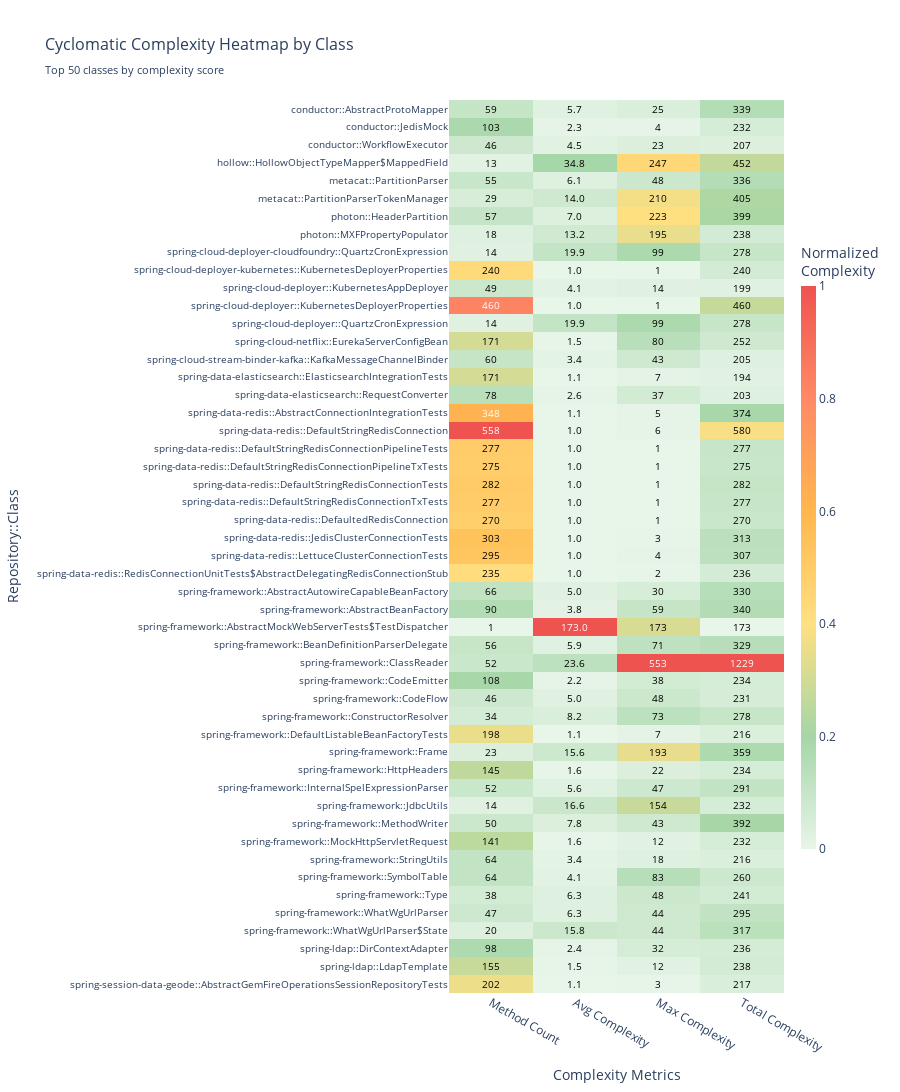

Notebook cell for this chart:
### Code cell
import pandas as pd
import warnings
import plotly.graph_objects as go
import plotly.express as px
import code_data_science.data_table as dt
import numpy as np

warnings.simplefilter("ignore")

df = dt.read_csv("../samples/cyclomatic_complexity.csv")

# Filter the data frame to only include rows where repositoryPath contains
# a term in the repository_filter (case insensitive)
if len(repository_filter) > 0:
    df = df[
        df["repositoryPath"].str.contains("|".join(repository_filter), case=False)
    ]

# Exit early if there are no records and render a plot with a message
if len(df) == 0:
    fig = go.Figure()
    fig.add_annotation(
        text="No data available for the selected repositories",
        xref="paper",
        yref="paper",
        x=0.5,
        y=0.5,
        showarrow=False,
        font=dict(size=14)
    )
    fig.update_layout(
        xaxis=dict(visible=False),
        yaxis=dict(visible=False),
        margin=dict(l=0, r=0, t=60, b=60),
        title="Cyclomatic Complexity Heatmap"
    )
    fig.show(render="plotly_mimetype")
else:
    # Aggregate complexity metrics by repository and class
    class_metrics = df.groupby(['repositoryPath', 'className']).agg({
        'complexity': ['sum', 'mean', 'max', 'count']
    }).reset_index()
    
    # Flatten column names
    class_metrics.columns = ['repository', 'className', 'total_complexity', 'avg_complexity', 'max_complexity', 'method_count']
    
    # Get short class names for display
    class_metrics['classShortName'] = class_metrics['className'].str.split('.').str[-1]
    
    # Create a score that balances total and average complexity
    class_metrics['complexity_score'] = class_metrics['total_complexity'] * 0.6 + class_metrics['avg_complexity'] * 0.4
    
    # Get top N classes by complexity score
    top_classes = class_metrics.nlargest(min(top_n_classes, len(class_metrics)), 'complexity_score')
    
    # Create pivot table for heatmap
    # We'll show different metrics as columns
    metrics_data = []
    for _, row in top_classes.iterrows():
        metrics_data.append({
            'class': f"{row['repository'].split('/')[-1]}::{row['classShortName']}",
            'metric': 'Total Complexity',
            'value': row['total_complexity']
        })
        metrics_data.append({
            'class': f"{row['repository'].split('/')[-1]}::{row['classShortName']}",
            'metric': 'Avg Complexity',
            'value': row['avg_complexity']
        })
        metrics_data.append({
            'class': f"{row['repository'].split('/')[-1]}::{row['classShortName']}",
            'metric': 'Max Complexity',
            'value': row['max_complexity']
        })
        metrics_data.append({
            'class': f"{row['repository'].split('/')[-1]}::{row['classShortName']}",
            'metric': 'Method Count',
            'value': row['method_count']
        })
    
    metrics_df = pd.DataFrame(metrics_data)
    pivot_table = metrics_df.pivot(index='class', columns='metric', values='value')
    
    # Reorder columns
    pivot_table = pivot_table[['Method Count', 'Avg Complexity', 'Max Complexity', 'Total Complexity']]
    
    # Normalize values for each metric (0-1 scale) for better color representation
    normalized_data = pivot_table.copy()
    for col in normalized_data.columns:
        col_min = normalized_data[col].min()
        col_max = normalized_data[col].max()
        if col_max > col_min:
            normalized_data[col] = (normalized_data[col] - col_min) / (col_max - col_min)
    
    # Create custom hover text
    hover_text = []
    for i in range(len(pivot_table)):
        hover_row = []
        for j, col in enumerate(pivot_table.columns):
            value = pivot_table.iloc[i, j]
            if col == 'Avg Complexity':
                hover_row.append(f"{col}: {value:.1f}")
            else:
                hover_row.append(f"{col}: {int(value)}")
        hover_text.append(hover_row)
    
    # Create the heatmap
    fig = go.Figure(data=go.Heatmap(
        z=normalized_data.values,
        x=normalized_data.columns,
        y=normalized_data.index,
        colorscale=[
            [0, '#E8F5E9'],
            [0.2, '#A5D6A7'],
            [0.4, '#FFE082'],
            [0.6, '#FFB74D'],
            [0.8, '#FF8A65'],
            [1, '#EF5350']
        ],
        colorbar=dict(
            title="Normalized<br>Complexity",
            thickness=15,
            len=0.7
        ),
        text=hover_text,
        texttemplate="",
        hovertemplate=(
            '<b>%{y}</b><br>' +
            '%{text}' +
            '<extra></extra>'
        )
    ))
    
    # Add text annotations for actual values
    annotations = []
    for i in range(len(pivot_table)):
        for j, col in enumerate(pivot_table.columns):
            value = pivot_table.iloc[i, j]
            if col == 'Avg Complexity':
                text = f"{value:.1f}"
            else:
                text = str(int(value))
            
            annotations.append(
                go.layout.Annotation(
                    text=text,
                    x=j,
                    y=i,
                    xref="x",
                    yref="y",
                    showarrow=False,
                    font=dict(
                        size=10,
                        color="black" if normalized_data.iloc[i, j] < 0.6 else "white"
                    )
                )
            )
    
    # Update layout
    fig.update_layout(
        title=dict(
            text=f"Cyclomatic Complexity Heatmap by Class<br><sub>Top {len(pivot_table)} classes by complexity score</sub>",
            font=dict(size=16)
        ),
        xaxis=dict(
            title="Complexity Metrics",
            tickfont=dict(size=12),
            showgrid=False,
            side="bottom"
        ),
        yaxis=dict(
            title="Repository::Class",
            tickfont=dict(size=10),
            showgrid=False,
            autorange="reversed"  # Put highest complexity at top
        ),
        annotations=annotations,
        margin=dict(l=250, r=50, t=100, b=80),
        height=max(600, len(pivot_table) * 25 + 200),
        plot_bgcolor='white'
    )
    
    # Show the figure
    fig.show(render="plotly_mimetype")

### Figure 1 — Plotly figure (JSON) as saved in the notebook; plotly's stock layout.template omitted (floating-point values rounded to 4 significant figures; data arrays with more than 128 entries replaced by an {"elided": "..."} marker saying what was removed)
{"data": [{"colorbar": {"len": 0.7, "thickness": 15, "title": {"text": "Normalized<br>Complexity"}}, "colorscale": [[0, "#E8F5E9"], [0.2, "#A5D6A7"], [0.4, "#FFE082"], [0.6, "#FFB74D"], [0.8, "#FF8A65"], [1, "#EF5350"]], "hovertemplate": "<b>%{y}</b><br>%{text}<extra></extra>", "text": {"elided": "50x4 str values"}, "texttemplate": "", "type": "heatmap", "x": ["Method Count", "Avg Complexity", "Max Complexity", "Total Complexity"], "y": ["conductor::AbstractProtoMapper", "conductor::JedisMock", "conductor::WorkflowExecutor", "hollow::HollowObjectTypeMapper$MappedField", "metacat::PartitionParser", "metacat::PartitionParserTokenManager", "photon::HeaderPartition", "photon::MXFPropertyPopulator", "spring-cloud-deployer-cloudfoundry::QuartzCronExpression", "spring-cloud-deployer-kubernetes::KubernetesDeployerProperties", "spring-cloud-deployer::KubernetesAppDeployer", "spring-cloud-deployer::KubernetesDeployerProperties", "spring-cloud-deployer::QuartzCronExpression", "spring-cloud-netflix::EurekaServerConfigBean", "spring-cloud-stream-binder-kafka::KafkaMessageChannelBinder", "spring-data-elasticsearch::ElasticsearchIntegrationTests", "spring-data-elasticsearch::RequestConverter", "spring-data-redis::AbstractConnectionIntegrationTests", "spring-data-redis::DefaultStringRedisConnection", "spring-data-redis::DefaultStringRedisConnectionPipelineTests", "spring-data-redis::DefaultStringRedisConnectionPipelineTxTests", "spring-data-redis::DefaultStringRedisConnectionTests", "spring-data-redis::DefaultStringRedisConnectionTxTests", "spring-data-redis::DefaultedRedisConnection", "spring-data-redis::JedisClusterConnectionTests", "spring-data-redis::LettuceClusterConnectionTests", "spring-data-redis::RedisConnectionUnitTests$AbstractDelegatingRedisConnectionStub", "spring-framework::AbstractAutowireCapableBeanFactory", "spring-framework::AbstractBeanFactory", "spring-framework::AbstractMockWebServerTests$TestDispatcher", "spring-framework::BeanDefinitionParserDelegate", "spring-framework::ClassReader", "spring-framework::CodeEmitter", "spring-framework::CodeFlow", "spring-framework::ConstructorResolver", "spring-framework::DefaultListableBeanFactoryTests", "spring-framework::Frame", "spring-framework::HttpHeaders", "spring-framework::InternalSpelExpressionParser", "spring-framework::JdbcUtils", "spring-framework::MethodWriter", "spring-framework::MockHttpServletRequest", "spring-framework::StringUtils", "spring-framework::SymbolTable", "spring-framework::Type", "spring-framework::WhatWgUrlParser", "spring-framework::WhatWgUrlParser$State", "spring-ldap::DirContextAdapter", "spring-ldap::LdapTemplate", "spring-session-data-geode::AbstractGemFireOperationsSessionRepositoryTests"], "z": {"elided": "50x4 float values"}}], "layout": {"annotations": [{"font": {"color": "black", "size": 10}, "showarrow": false, "text": "59", "x": 0, "xref": "x", "y": 0, "yref": "y"}, {"font": {"color": "black", "size": 10}, "showarrow": false, "text": "5.7", "x": 1, "xref": "x", "y": 0, "yref": "y"}, {"font": {"color": "black", "size": 10}, "showarrow": false, "text": "25", "x": 2, "xref": "x", "y": 0, "yref": "y"}, {"font": {"color": "black", "size": 10}, "showarrow": false, "text": "339", "x": 3, "xref": "x", "y": 0, "yref": "y"}, {"font": {"color": "black", "size": 10}, "showarrow": false, "text": "103", "x": 0, "xref": "x", "y": 1, "yref": "y"}, {"font": {"color": "black", "size": 10}, "showarrow": false, "text": "2.3", "x": 1, "xref": "x", "y": 1, "yref": "y"}, {"font": {"color": "black", "size": 10}, "showarrow": false, "text": "4", "x": 2, "xref": "x", "y": 1, "yref": "y"}, {"font": {"color": "black", "size": 10}, "showarrow": false, "text": "232", "x": 3, "xref": "x", "y": 1, "yref": "y"}, {"font": {"color": "black", "size": 10}, "showarrow": false, "text": "46", "x": 0, "xref": "x", "y": 2, "yref": "y"}, {"font": {"color": "black", "size": 10}, "showarrow": false, "text": "4.5", "x": 1, "xref": "x", "y": 2, "yref": "y"}, {"font": {"color": "black", "size": 10}, "showarrow": false, "text": "23", "x": 2, "xref": "x", "y": 2, "yref": "y"}, {"font": {"color": "black", "size": 10}, "showarrow": false, "text": "207", "x": 3, "xref": "x", "y": 2, "yref": "y"}, {"font": {"color": "black", "size": 10}, "showarrow": false, "text": "13", "x": 0, "xref": "x", "y": 3, "yref": "y"}, {"font": {"color": "black", "size": 10}, "showarrow": false, "text": "34.8", "x": 1, "xref": "x", "y": 3, "yref": "y"}, {"font": {"color": "black", "size": 10}, "showarrow": false, "text": "247", "x": 2, "xref": "x", "y": 3, "yref": "y"}, {"font": {"color": "black", "size": 10}, "showarrow": false, "text": "452", "x": 3, "xref": "x", "y": 3, "yref": "y"}, {"font": {"color": "black", "size": 10}, "showarrow": false, "text": "55", "x": 0, "xref": "x", "y": 4, "yref": "y"}, {"font": {"color": "black", "size": 10}, "showarrow": false, "text": "6.1", "x": 1, "xref": "x", "y": 4, "yref": "y"}, {"font": {"color": "black", "size": 10}, "showarrow": false, "text": "48", "x": 2, "xref": "x", "y": 4, "yref": "y"}, {"font": {"color": "black", "size": 10}, "showarrow": false, "text": "336", "x": 3, "xref": "x", "y": 4, "yref": "y"}, {"font": {"color": "black", "size": 10}, "showarrow": false, "text": "29", "x": 0, "xref": "x", "y": 5, "yref": "y"}, {"font": {"color": "black", "size": 10}, "showarrow": false, "text": "14.0", "x": 1, "xref": "x", "y": 5, "yref": "y"}, {"font": {"color": "black", "size": 10}, "showarrow": false, "text": "210", "x": 2, "xref": "x", "y": 5, "yref": "y"}, {"font": {"color": "black", "size": 10}, "showarrow": false, "text": "405", "x": 3, "xref": "x", "y": 5, "yref": "y"}, {"font": {"color": "black", "size": 10}, "showarrow": false, "text": "57", "x": 0, "xref": "x", "y": 6, "yref": "y"}, {"font": {"color": "black", "size": 10}, "showarrow": false, "text": "7.0", "x": 1, "xref": "x", "y": 6, "yref": "y"}, {"font": {"color": "black", "size": 10}, "showarrow": false, "text": "223", "x": 2, "xref": "x", "y": 6, "yref": "y"}, {"font": {"color": "black", "size": 10}, "showarrow": false, "text": "399", "x": 3, "xref": "x", "y": 6, "yref": "y"}, {"font": {"color": "black", "size": 10}, "showarrow": false, "text": "18", "x": 0, "xref": "x", "y": 7, "yref": "y"}, {"font": {"color": "black", "size": 10}, "showarrow": false, "text": "13.2", "x": 1, "xref": "x", "y": 7, "yref": "y"}, {"font": {"color": "black", "size": 10}, "showarrow": false, "text": "195", "x": 2, "xref": "x", "y": 7, "yref": "y"}, {"font": {"color": "black", "size": 10}, "showarrow": false, "text": "238", "x": 3, "xref": "x", "y": 7, "yref": "y"}, {"font": {"color": "black", "size": 10}, "showarrow": false, "text": "14", "x": 0, "xref": "x", "y": 8, "yref": "y"}, {"font": {"color": "black", "size": 10}, "showarrow": false, "text": "19.9", "x": 1, "xref": "x", "y": 8, "yref": "y"}, {"font": {"color": "black", "size": 10}, "showarrow": false, "text": "99", "x": 2, "xref": "x", "y": 8, "yref": "y"}, {"font": {"color": "black", "size": 10}, "showarrow": false, "text": "278", "x": 3, "xref": "x", "y": 8, "yref": "y"}, {"font": {"color": "black", "size": 10}, "showarrow": false, "text": "240", "x": 0, "xref": "x", "y": 9, "yref": "y"}, {"font": {"color": "black", "size": 10}, "showarrow": false, "text": "1.0", "x": 1, "xref": "x", "y": 9, "yref": "y"}, {"font": {"color": "black", "size": 10}, "showarrow": false, "text": "1", "x": 2, "xref": "x", "y": 9, "yref": "y"}, {"font": {"color": "black", "size": 10}, "showarrow": false, "text": "240", "x": 3, "xref": "x", "y": 9, "yref": "y"}, {"font": {"color": "black", "size": 10}, "showarrow": false, "text": "49", "x": 0, "xref": "x", "y": 10, "yref": "y"}, {"font": {"color": "black", "size": 10}, "showarrow": false, "text": "4.1", "x": 1, "xref": "x", "y": 10, "yref": "y"}, {"font": {"color": "black", "size": 10}, "showarrow": false, "text": "14", "x": 2, "xref": "x", "y": 10, "yref": "y"}, {"font": {"color": "black", "size": 10}, "showarrow": false, "text": "199", "x": 3, "xref": "x", "y": 10, "yref": "y"}, {"font": {"color": "white", "size": 10}, "showarrow": false, "text": "460", "x": 0, "xref": "x", "y": 11, "yref": "y"}, {"font": {"color": "black", "size": 10}, "showarrow": false, "text": "1.0", "x": 1, "xref": "x", "y": 11, "yref": "y"}, {"font": {"color": "black", "size": 10}, "showarrow": false, "text": "1", "x": 2, "xref": "x", "y": 11, "yref": "y"}, {"font": {"color": "black", "size": 10}, "showarrow": false, "text": "460", "x": 3, "xref": "x", "y": 11, "yref": "y"}, {"font": {"color": "black", "size": 10}, "showarrow": false, "text": "14", "x": 0, "xref": "x", "y": 12, "yref": "y"}, {"font": {"color": "black", "size": 10}, "showarrow": false, "text": "19.9", "x": 1, "xref": "x", "y": 12, "yref": "y"}, {"font": {"color": "black", "size": 10}, "showarrow": false, "text": "99", "x": 2, "xref": "x", "y": 12, "yref": "y"}, {"font": {"color": "black", "size": 10}, "showarrow": false, "text": "278", "x": 3, "xref": "x", "y": 12, "yref": "y"}, {"font": {"color": "black", "size": 10}, "showarrow": false, "text": "171", "x": 0, "xref": "x", "y": 13, "yref": "y"}, {"font": {"color": "black", "size": 10}, "showarrow": false, "text": "1.5", "x": 1, "xref": "x", "y": 13, "yref": "y"}, {"font": {"color": "black", "size": 10}, "showarrow": false, "text": "80", "x": 2, "xref": "x", "y": 13, "yref": "y"}, {"font": {"color": "black", "size": 10}, "showarrow": false, "text": "252", "x": 3, "xref": "x", "y": 13, "yref": "y"}, {"font": {"color": "black", "size": 10}, "showarrow": false, "text": "60", "x": 0, "xref": "x", "y": 14, "yref": "y"}, {"font": {"color": "black", "size": 10}, "showarrow": false, "text": "3.4", "x": 1, "xref": "x", "y": 14, "yref": "y"}, {"font": {"color": "black", "size": 10}, "showarrow": false, "text": "43", "x": 2, "xref": "x", "y": 14, "yref": "y"}, {"font": {"color": "black", "size": 10}, "showarrow": false, "text": "205", "x": 3, "xref": "x", "y": 14, "yref": "y"}, {"font": {"color": "black", "size": 10}, "showarrow": false, "text": "171", "x": 0, "xref": "x", "y": 15, "yref": "y"}, {"font": {"color": "black", "size": 10}, "showarrow": false, "text": "1.1", "x": 1, "xref": "x", "y": 15, "yref": "y"}, {"font": {"color": "black", "size": 10}, "showarrow": false, "text": "7", "x": 2, "xref": "x", "y": 15, "yref": "y"}, {"font": {"color": "black", "size": 10}, "showarrow": false, "text": "194", "x": 3, "xref": "x", "y": 15, "yref": "y"}, {"font": {"color": "black", "size": 10}, "showarrow": false, "text": "78", "x": 0, "xref": "x", "y": 16, "yref": "y"}, {"font": {"color": "black", "size": 10}, "showarrow": false, "text": "2.6", "x": 1, "xref": "x", "y": 16, "yref": "y"}, {"font": {"color": "black", "size": 10}, "showarrow": false, "text": "37", "x": 2, "xref": "x", "y": 16, "yref": "y"}, {"font": {"color": "black", "size": 10}, "showarrow": false, "text": "203", "x": 3, "xref": "x", "y": 16, "yref": "y"}, {"font": {"color": "white", "size": 10}, "showarrow": false, "text": "348", "x": 0, "xref": "x", "y": 17, "yref": "y"}, {"font": {"color": "black", "size": 10}, "showarrow": false, "text": "1.1", "x": 1, "xref": "x", "y": 17, "yref": "y"}, {"font": {"color": "black", "size": 10}, "showarrow": false, "text": "5", "x": 2, "xref": "x", "y": 17, "yref": "y"}, {"font": {"color": "black", "size": 10}, "showarrow": false, "text": "374", "x": 3, "xref": "x", "y": 17, "yref": "y"}, {"font": {"color": "white", "size": 10}, "showarrow": false, "text": "558", "x": 0, "xref": "x", "y": 18, "yref": "y"}, {"font": {"color": "black", "size": 10}, "showarrow": false, "text": "1.0", "x": 1, "xref": "x", "y": 18, "yref": "y"}, {"font": {"color": "black", "size": 10}, "showarrow": false, "text": "6", "x": 2, "xref": "x", "y": 18, "yref": "y"}, {"font": {"color": "black", "size": 10}, "showarrow": false, "text": "580", "x": 3, "xref": "x", "y": 18, "yref": "y"}, {"font": {"color": "black", "size": 10}, "showarrow": false, "text": "277", "x": 0, "xref": "x", "y": 19, "yref": "y"}, {"font": {"color": "black", "size": 10}, "showarrow": false, "text": "1.0", "x": 1, "xref": "x", "y": 19, "yref": "y"}, {"font": {"color": "black", "size": 10}, "showarrow": false, "text": "1", "x": 2, "xref": "x", "y": 19, "yref": "y"}, {"font": {"color": "black", "size": 10}, "showarrow": false, "text": "277", "x": 3, "xref": "x", "y": 19, "yref": "y"}, {"font": {"color": "black", "size": 10}, "showarrow": false, "text": "275", "x": 0, "xref": "x", "y": 20, "yref": "y"}, {"font": {"color": "black", "size": 10}, "showarrow": false, "text": "1.0", "x": 1, "xref": "x", "y": 20, "yref": "y"}, {"font": {"color": "black", "size": 10}, "showarrow": false, "text": "1", "x": 2, "xref": "x", "y": 20, "yref": "y"}, {"font": {"color": "black", "size": 10}, "showarrow": false, "text": "275", "x": 3, "xref": "x", "y": 20, "yref": "y"}, {"font": {"color": "black", "size": 10}, "showarrow": false, "text": "282", "x": 0, "xref": "x", "y": 21, "yref": "y"}, {"font": {"color": "black", "size": 10}, "showarrow": false, "text": "1.0", "x": 1, "xref": "x", "y": 21, "yref": "y"}, {"font": {"color": "black", "size": 10}, "showarrow": false, "text": "1", "x": 2, "xref": "x", "y": 21, "yref": "y"}, {"font": {"color": "black", "size": 10}, "showarrow": false, "text": "282", "x": 3, "xref": "x", "y": 21, "yref": "y"}, {"font": {"color": "black", "size": 10}, "showarrow": false, "text": "277", "x": 0, "xref": "x", "y": 22, "yref": "y"}, {"font": {"color": "black", "size": 10}, "showarrow": false, "text": "1.0", "x": 1, "xref": "x", "y": 22, "yref": "y"}, {"font": {"color": "black", "size": 10}, "showarrow": false, "text": "1", "x": 2, "xref": "x", "y": 22, "yref": "y"}, {"font": {"color": "black", "size": 10}, "showarrow": false, "text": "277", "x": 3, "xref": "x", "y": 22, "yref": "y"}, {"font": {"color": "black", "size": 10}, "showarrow": false, "text": "270", "x": 0, "xref": "x", "y": 23, "yref": "y"}, {"font": {"color": "black", "size": 10}, "showarrow": false, "text": "1.0", "x": 1, "xref": "x", "y": 23, "yref": "y"}, {"font": {"color": "black", "size": 10}, "showarrow": false, "text": "1", "x": 2, "xref": "x", "y": 23, "yref": "y"}, {"font": {"color": "black", "size": 10}, "showarrow": false, "text": "270", "x": 3, "xref": "x", "y": 23, "yref": "y"}, {"font": {"color": "black", "size": 10}, "showarrow": false, "text": "303", "x": 0, "xref": "x", "y": 24, "yref": "y"}, {"font": {"color": "black", "size": 10}, "showarrow": false, "text": "1.0", "x": 1, "xref": "x", "y": 24, "yref": "y"}, {"font": {"color": "black", "size": 10}, "showarrow": false, "text": "3", "x": 2, "xref": "x", "y": 24, "yref": "y"}, {"font": {"color": "black", "size": 10}, "showarrow": false, "text": "313", "x": 3, "xref": "x", "y": 24, "yref": "y"}, {"font": {"color": "black", "size": 10}, "showarrow": false, "text": "295", "x": 0, "xref": "x", "y": 25, "yref": "y"}, {"font": {"color": "black", "size": 10}, "showarrow": false, "text": "1.0", "x": 1, "xref": "x", "y": 25, "yref": "y"}, {"font": {"color": "black", "size": 10}, "showarrow": false, "text": "4", "x": 2, "xref": "x", "y": 25, "yref": "y"}, {"font": {"color": "black", "size": 10}, "showarrow": false, "text": "307", "x": 3, "xref": "x", "y": 25, "yref": "y"}, {"font": {"color": "black", "size": 10}, "showarrow": false, "text": "235", "x": 0, "xref": "x", "y": 26, "yref": "y"}, {"font": {"color": "black", "size": 10}, "showarrow": false, "text": "1.0", "x": 1, "xref": "x", "y": 26, "yref": "y"}, {"font": {"color": "black", "size": 10}, "showarrow": false, "text": "2", "x": 2, "xref": "x", "y": 26, "yref": "y"}, {"font": {"color": "black", "size": 10}, "showarrow": false, "text": "236", "x": 3, "xref": "x", "y": 26, "yref": "y"}, {"font": {"color": "black", "size": 10}, "showarrow": false, "text": "66", "x": 0, "xref": "x", "y": 27, "yref": "y"}, {"font": {"color": "black", "size": 10}, "showarrow": false, "text": "5.0", "x": 1, "xref": "x", "y": 27, "yref": "y"}, {"font": {"color": "black", "size": 10}, "showarrow": false, "text": "30", "x": 2, "xref": "x", "y": 27, "yref": "y"}, {"font": {"color": "black", "size": 10}, "showarrow": false, "text": "330", "x": 3, "xref": "x", "y": 27, "yref": "y"}, {"font": {"color": "black", "size": 10}, "showarrow": false, "text": "90", "x": 0, "xref": "x", "y": 28, "yref": "y"}, {"font": {"color": "black", "size": 10}, "showarrow": false, "text": "3.8", "x": 1, "xref": "x", "y": 28, "yref": "y"}, {"font": {"color": "black", "size": 10}, "showarrow": false, "text": "59", "x": 2, "xref": "x", "y": 28, "yref": "y"}, {"font": {"color": "black", "size": 10}, "showarrow": false, "text": "340", "x": 3, "xref": "x", "y": 28, "yref": "y"}, {"font": {"color": "black", "size": 10}, "showarrow": false, "text": "1", "x": 0, "xref": "x", "y": 29, "yref": "y"}, {"font": {"color": "white", "size": 10}, "showarrow": false, "text": "173.0", "x": 1, "xref": "x", "y": 29, "yref": "y"}, {"font": {"color": "black", "size": 10}, "showarrow": false, "text": "173", "x": 2, "xref": "x", "y": 29, "yref": "y"}, {"font": {"color": "black", "size": 10}, "showarrow": false, "text": "173", "x": 3, "xref": "x", "y": 29, "yref": "y"}, {"font": {"color": "black", "size": 10}, "showarrow": false, "text": "56", "x": 0, "xref": "x", "y": 30, "yref": "y"}, {"font": {"color": "black", "size": 10}, "showarrow": false, "text": "5.9", "x": 1, "xref": "x", "y": 30, "yref": "y"}, {"font": {"color": "black", "size": 10}, "showarrow": false, "text": "71", "x": 2, "xref": "x", "y": 30, "yref": "y"}, {"font": {"color": "black", "size": 10}, "showarrow": false, "text": "329", "x": 3, "xref": "x", "y": 30, "yref": "y"}, {"font": {"color": "black", "size": 10}, "showarrow": false, "text": "52", "x": 0, "xref": "x", "y": 31, "yref": "y"}, {"font": {"color": "black", "size": 10}, "showarrow": false, "text": "23.6", "x": 1, "xref": "x", "y": 31, "yref": "y"}, {"font": {"color": "white", "size": 10}, "showarrow": false, "text": "553", "x": 2, "xref": "x", "y": 31, "yref": "y"}, {"font": {"color": "white", "size": 10}, "showarrow": false, "text": "1229", "x": 3, "xref": "x", "y": 31, "yref": "y"}, {"font": {"color": "black", "size": 10}, "showarrow": false, "text": "108", "x": 0, "xref": "x", "y": 32, "yref": "y"}, {"font": {"color": "black", "size": 10}, "showarrow": false, "text": "2.2", "x": 1, "xref": "x", "y": 32, "yref": "y"}, {"font": {"color": "black", "size": 10}, "showarrow": false, "text": "38", "x": 2, "xref": "x", "y": 32, "yref": "y"}, {"font": {"color": "black", "size": 10}, "showarrow": false, "text": "234", "x": 3, "xref": "x", "y": 32, "yref": "y"}, {"font": {"color": "black", "size": 10}, "showarrow": false, "text": "46", "x": 0, "xref": "x", "y": 33, "yref": "y"}, {"font": {"color": "black", "size": 10}, "showarrow": false, "text": "5.0", "x": 1, "xref": "x", "y": 33, "yref": "y"}, {"font": {"color": "black", "size": 10}, "showarrow": false, "text": "48", "x": 2, "xref": "x", "y": 33, "yref": "y"}, {"font": {"color": "black", "size": 10}, "showarrow": false, "text": "231", "x": 3, "xref": "x", "y": 33, "yref": "y"}, {"font": {"color": "black", "size": 10}, "showarrow": false, "text": "34", "x": 0, "xref": "x", "y": 34, "yref": "y"}, {"font": {"color": "black", "size": 10}, "showarrow": false, "text": "8.2", "x": 1, "xref": "x", "y": 34, "yref": "y"}, {"font": {"color": "black", "size": 10}, "showarrow": false, "text": "73", "x": 2, "xref": "x", "y": 34, "yref": "y"}, {"font": {"color": "black", "size": 10}, "showarrow": false, "text": "278", "x": 3, "xref": "x", "y": 34, "yref": "y"}, {"font": {"color": "black", "size": 10}, "showarrow": false, "text": "198", "x": 0, "xref": "x", "y": 35, "yref": "y"}, {"font": {"color": "black", "size": 10}, "showarrow": false, "text": "1.1", "x": 1, "xref": "x", "y": 35, "yref": "y"}, {"font": {"color": "black", "size": 10}, "showarrow": false, "text": "7", "x": 2, "xref": "x", "y": 35, "yref": "y"}, {"font": {"color": "black", "size": 10}, "showarrow": false, "text": "216", "x": 3, "xref": "x", "y": 35, "yref": "y"}, {"font": {"color": "black", "size": 10}, "showarrow": false, "text": "23", "x": 0, "xref": "x", "y": 36, "yref": "y"}, {"font": {"color": "black", "size": 10}, "showarrow": false, "text": "15.6", "x": 1, "xref": "x", "y": 36, "yref": "y"}, {"font": {"color": "black", "size": 10}, "showarrow": false, "text": "193", "x": 2, "xref": "x", "y": 36, "yref": "y"}, {"font": {"color": "black", "size": 10}, "showarrow": false, "text": "359", "x": 3, "xref": "x", "y": 36, "yref": "y"}, {"font": {"color": "black", "size": 10}, "showarrow": false, "text": "145", "x": 0, "xref": "x", "y": 37, "yref": "y"}, {"font": {"color": "black", "size": 10}, "showarrow": false, "text": "1.6", "x": 1, "xref": "x", "y": 37, "yref": "y"}, {"font": {"color": "black", "size": 10}, "showarrow": false, "text": "22", "x": 2, "xref": "x", "y": 37, "yref": "y"}, {"font": {"color": "black", "size": 10}, "showarrow": false, "text": "234", "x": 3, "xref": "x", "y": 37, "yref": "y"}, {"font": {"color": "black", "size": 10}, "showarrow": false, "text": "52", "x": 0, "xref": "x", "y": 38, "yref": "y"}, {"font": {"color": "black", "size": 10}, "showarrow": false, "text": "5.6", "x": 1, "xref": "x", "y": 38, "yref": "y"}, {"font": {"color": "black", "size": 10}, "showarrow": false, "text": "47", "x": 2, "xref": "x", "y": 38, "yref": "y"}, {"font": {"color": "black", "size": 10}, "showarrow": false, "text": "291", "x": 3, "xref": "x", "y": 38, "yref": "y"}, {"font": {"color": "black", "size": 10}, "showarrow": false, "text": "14", "x": 0, "xref": "x", "y": 39, "yref": "y"}, {"font": {"color": "black", "size": 10}, "showarrow": false, "text": "16.6", "x": 1, "xref": "x", "y": 39, "yref": "y"}, {"font": {"color": "black", "size": 10}, "showarrow": false, "text": "154", "x": 2, "xref": "x", "y": 39, "yref": "y"}, {"font": {"color": "black", "size": 10}, "showarrow": false, "text": "232", "x": 3, "xref": "x", "y": 39, "yref": "y"}, {"font": {"color": "black", "size": 10}, "showarrow": false, "text": "50", "x": 0, "xref": "x", "y": 40, "yref": "y"}, {"font": {"color": "black", "size": 10}, "showarrow": false, "text": "7.8", "x": 1, "xref": "x", "y": 40, "yref": "y"}, {"font": {"color": "black", "size": 10}, "showarrow": false, "text": "43", "x": 2, "xref": "x", "y": 40, "yref": "y"}, {"font": {"color": "black", "size": 10}, "showarrow": false, "text": "392", "x": 3, "xref": "x", "y": 40, "yref": "y"}, {"font": {"color": "black", "size": 10}, "showarrow": false, "text": "141", "x": 0, "xref": "x", "y": 41, "yref": "y"}, {"font": {"color": "black", "size": 10}, "showarrow": false, "text": "1.6", "x": 1, "xref": "x", "y": 41, "yref": "y"}, {"font": {"color": "black", "size": 10}, "showarrow": false, "text": "12", "x": 2, "xref": "x", "y": 41, "yref": "y"}, {"font": {"color": "black", "size": 10}, "showarrow": false, "text": "232", "x": 3, "xref": "x", "y": 41, "yref": "y"}, {"font": {"color": "black", "size": 10}, "showarrow": false, "text": "64", "x": 0, "xref": "x", "y": 42, "yref": "y"}, {"font": {"color": "black", "size": 10}, "showarrow": false, "text": "3.4", "x": 1, "xref": "x", "y": 42, "yref": "y"}, {"font": {"color": "black", "size": 10}, "showarrow": false, "text": "18", "x": 2, "xref": "x", "y": 42, "yref": "y"}, {"font": {"color": "black", "size": 10}, "showarrow": false, "text": "216", "x": 3, "xref": "x", "y": 42, "yref": "y"}, {"font": {"color": "black", "size": 10}, "showarrow": false, "text": "64", "x": 0, "xref": "x", "y": 43, "yref": "y"}, {"font": {"color": "black", "size": 10}, "showarrow": false, "text": "4.1", "x": 1, "xref": "x", "y": 43, "yref": "y"}, {"font": {"color": "black", "size": 10}, "showarrow": false, "text": "83", "x": 2, "xref": "x", "y": 43, "yref": "y"}, {"font": {"color": "black", "size": 10}, "showarrow": false, "text": "260", "x": 3, "xref": "x", "y": 43, "yref": "y"}, {"font": {"color": "black", "size": 10}, "showarrow": false, "text": "38", "x": 0, "xref": "x", "y": 44, "yref": "y"}, {"font": {"color": "black", "size": 10}, "showarrow": false, "text": "6.3", "x": 1, "xref": "x", "y": 44, "yref": "y"}, {"font": {"color": "black", "size": 10}, "showarrow": false, "text": "48", "x": 2, "xref": "x", "y": 44, "yref": "y"}, {"font": {"color": "black", "size": 10}, "showarrow": false, "text": "241", "x": 3, "xref": "x", "y": 44, "yref": "y"}, {"font": {"color": "black", "size": 10}, "showarrow": false, "text": "47", "x": 0, "xref": "x", "y": 45, "yref": "y"}, {"font": {"color": "black", "size": 10}, "showarrow": false, "text": "6.3", "x": 1, "xref": "x", "y": 45, "yref": "y"}, {"font": {"color": "black", "size": 10}, "showarrow": false, "text": "44", "x": 2, "xref": "x", "y": 45, "yref": "y"}, {"font": {"color": "black", "size": 10}, "showarrow": false, "text": "295", "x": 3, "xref": "x", "y": 45, "yref": "y"}, {"font": {"color": "black", "size": 10}, "showarrow": false, "text": "20", "x": 0, "xref": "x", "y": 46, "yref": "y"}, {"font": {"color": "black", "size": 10}, "showarrow": false, "text": "15.8", "x": 1, "xref": "x", "y": 46, "yref": "y"}, {"font": {"color": "black", "size": 10}, "showarrow": false, "text": "44", "x": 2, "xref": "x", "y": 46, "yref": "y"}, {"font": {"color": "black", "size": 10}, "showarrow": false, "text": "317", "x": 3, "xref": "x", "y": 46, "yref": "y"}, {"font": {"color": "black", "size": 10}, "showarrow": false, "text": "98", "x": 0, "xref": "x", "y": 47, "yref": "y"}, {"font": {"color": "black", "size": 10}, "showarrow": false, "text": "2.4", "x": 1, "xref": "x", "y": 47, "yref": "y"}, {"font": {"color": "black", "size": 10}, "showarrow": false, "text": "32", "x": 2, "xref": "x", "y": 47, "yref": "y"}, {"font": {"color": "black", "size": 10}, "showarrow": false, "text": "236", "x": 3, "xref": "x", "y": 47, "yref": "y"}, {"font": {"color": "black", "size": 10}, "showarrow": false, "text": "155", "x": 0, "xref": "x", "y": 48, "yref": "y"}, {"font": {"color": "black", "size": 10}, "showarrow": false, "text": "1.5", "x": 1, "xref": "x", "y": 48, "yref": "y"}, {"font": {"color": "black", "size": 10}, "showarrow": false, "text": "12", "x": 2, "xref": "x", "y": 48, "yref": "y"}, {"font": {"color": "black", "size": 10}, "showarrow": false, "text": "238", "x": 3, "xref": "x", "y": 48, "yref": "y"}, {"font": {"color": "black", "size": 10}, "showarrow": false, "text": "202", "x": 0, "xref": "x", "y": 49, "yref": "y"}, {"font": {"color": "black", "size": 10}, "showarrow": false, "text": "1.1", "x": 1, "xref": "x", "y": 49, "yref": "y"}, {"font": {"color": "black", "size": 10}, "showarrow": false, "text": "3", "x": 2, "xref": "x", "y": 49, "yref": "y"}, {"font": {"color": "black", "size": 10}, "showarrow": false, "text": "217", "x": 3, "xref": "x", "y": 49, "yref": "y"}], "height": 1450, "margin": {"b": 80, "l": 250, "r": 50, "t": 100}, "plot_bgcolor": "white", "title": {"font": {"size": 16}, "text": "Cyclomatic Complexity Heatmap by Class<br><sub>Top 50 classes by complexity score</sub>"}, "xaxis": {"showgrid": false, "side": "bottom", "tickfont": {"size": 12}, "title": {"text": "Complexity Metrics"}}, "yaxis": {"autorange": "reversed", "showgrid": false, "tickfont": {"size": 10}, "title": {"text": "Repository::Class"}}}}
